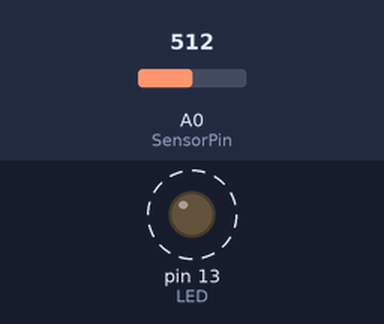
The sketch below on a simulated Arduino Uno, built with avr-gcc and run on an emulated ATmega328P. On the bench: output pins drawn as LEDs (lit = HIGH). Dashed ring = blinking. The test bench sets the inputs (shaded band); at power-on: A0 (SensorPin) = 512. What the sketch prints to the serial monitor is not drawn.

Above: at 0.4 s.
Timing chart, 0 to 3.7 s (numbered marks = the images above):
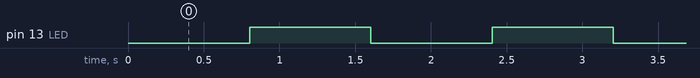

Measured:
- by itself, pin 13 (LED): alternates HIGH for 0.80 s and LOW for 0.80 s

The sketch:

PH_Only.ino
```cpp
#define SensorPin A0
#define Offset 0.33  // ph7.0 측정 시 오프셋
#define LED 13
#define samplingInterval 20
#define printInterval 800
#define ArrayLenth 40

int pHArray[ArrayLenth];
int pHArrayIndex = 0;

void setup(void) {
  pinMode(LED, OUTPUT);
  Serial.begin(9600);
  Serial.println("pH meter experiment!");
}


void loop(void) {
  static unsigned long samplingTime = millis();
  static unsigned long printTime = millis();
  static float pHValue, voltage;

  if (millis() - samplingTime > samplingInterval) {
    pHArray[pHArrayIndex++] = analogRead(SensorPin);
    if (pHArrayIndex == ArrayLenth) pHArrayIndex = 0;
    voltage = avergearray(pHArray, ArrayLenth) * 5.0 / 1024;
    pHValue = 3.5 * voltage + Offset;
    samplingTime = millis();
  }

  if (millis() - printTime > printInterval) {
    // Serial.print("Voltage:");
    // Serial.print(voltage, 2);
    // Serial.print("    pH value: ");

    Serial.print(pHValue);
    Serial.print(",");
    Serial.print("0");
    Serial.print(",");
    Serial.println("0");

    digitalWrite(LED, digitalRead(LED) ^ 1);
    printTime = millis();
  }
}

double avergearray(int* arr, int number) {
  int i;
  int max, min;
  double avg;
  long amount = 0;
  if (number <= 0) {
    Serial.println("Error number for the array to avraging!/n");
    return 0;
  }
  if (number < 5) {
    for (i = 0; i < number; i++) {
      amount += arr[i];
    }
    avg = amount / number;
    return avg;

  } else {

    if (arr[0] < arr[1]) {
      min = arr[0];
      max = arr[1];
    } else {
      min = arr[1];
      max = arr[0];
    }

    for (i = 2; i < number; i++) {
      if (arr[i] < min) {
        amount += min;
        min = arr[i];
      } else {
        if (arr[i] > max) {
          amount += max;
          max = arr[i];
        } else {
          amount += arr[i];
        }
      }
    }

    avg = (double)amount / (number - 2);

  }

  return avg;
}
```
